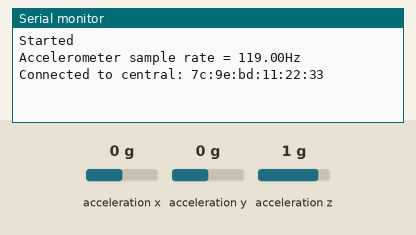
Bench run of a sketch on a simulated Arduino Nano 33 BLE. Shown: the last lines printed to the serial monitor. The inputs (shaded band) are chosen by the test bench; at power-on: acceleration x 0 g, acceleration y 0 g, acceleration z 1 g. Nothing arrives over Bluetooth unless stated; a phone connects over Bluetooth LE 3 s after start.

Above: at 4.8 s.
4.9 s: acceleration x set to -1.4 g
At 5.8 s:
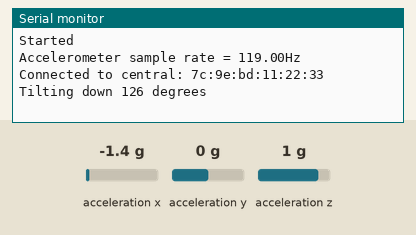
7.5 s: acceleration y set to -1.4 g
At 8.5 s:
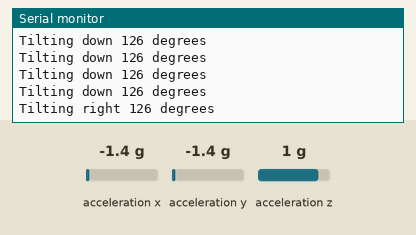
10.5 s: acceleration x set to 0.8 g
At 11.8 s:
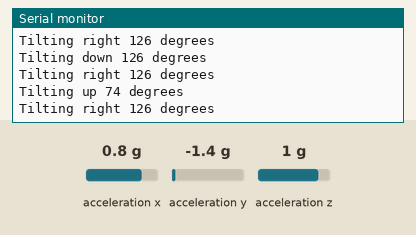
13.5 s: acceleration y set to 0.8 g
At 14.6 s:
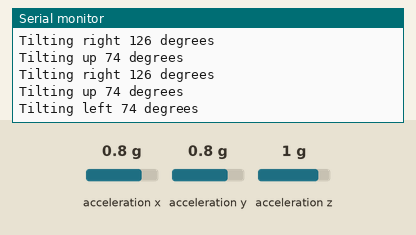

Measured:
- after the input at 4.9 s, the serial monitor: prints a new line after 0.10 s (image 1)
- after the input at 7.5 s, the serial monitor: prints a new line after 0.51 s (image 2)
- after the input at 10.5 s, the serial monitor: prints a new line after 0.51 s (image 3)
- after the input at 13.5 s, the serial monitor: prints a new line after 0.52 s (image 4)

The sketch:

accle_2.ino
```cpp
#include <Arduino_LSM9DS1.h>
#include <ArduinoBLE.h>

BLEService accelerometerService("19B10000-E8F2-537E-4F6C-D104768A1214");
BLECharacteristic accelerationCharacteristic("19B10001-E8F2-537E-4F6C-D104768A1214", BLERead | BLENotify, 12);

float x, y, z;
int degreesX = 0;
int degreesY = 0;

void setup() {
  Serial.begin(9600);
  while (!Serial);
  Serial.println("Started");

  if (!IMU.begin()) {
    Serial.println("Failed to initialize IMU!");
    while (1);
  }

  if (!BLE.begin()) {
    Serial.println("Failed to initialize BLE!");
    while (1);
  }

  BLE.setLocalName("Arduino Nano 33 BLE");
  BLE.setAdvertisedService(accelerometerService);
  accelerometerService.addCharacteristic(accelerationCharacteristic);
  BLE.addService(accelerometerService);
  accelerometerService.addCharacteristic(accelerationCharacteristic);
  accelerationCharacteristic.setValue("Hello, Central!");

  BLE.advertise();

  Serial.print("Accelerometer sample rate = ");
  Serial.print(IMU.accelerationSampleRate());
  Serial.println("Hz");
}

void loop() {
  BLEDevice central = BLE.central();

  if (central) {
    Serial.print("Connected to central: ");
    Serial.println(central.address());

    while (central.connected()) {
      if (IMU.accelerationAvailable()) {
        IMU.readAcceleration(x, y, z);

        // Update the BLE characteristic with acceleration values
        String accelerationData = String(x) + "," + String(y) + "," + String(z);
        accelerationCharacteristic.writeValue(accelerationData.c_str());

        // Print tilt information to Serial Monitor
        if (x > 0.1) {
          x = 100 * x;
          degreesX = map(x, 0, 97, 0, 90);
          Serial.print("Tilting up ");
          Serial.print(degreesX);
          Serial.println(" degrees");
        }
        if (x < -0.1) {
          x = 100 * x;
          degreesX = map(x, 0, -100, 0, 90);
          Serial.print("Tilting down ");
          Serial.print(degreesX);
          Serial.println(" degrees");
        }
        if (y > 0.1) {
          y = 100 * y;
          degreesY = map(y, 0, 97, 0, 90);
          Serial.print("Tilting left ");
          Serial.print(degreesY);
          Serial.println(" degrees");
        }
        if (y < -0.1) {
          y = 100 * y;
          degreesY = map(y, 0, -100, 0, 90);
          Serial.print("Tilting right ");
          Serial.print(degreesY);
          Serial.println(" degrees");
        }
        delay(1000);
      }
    }

    Serial.println("Central disconnected");
  }
}
```
